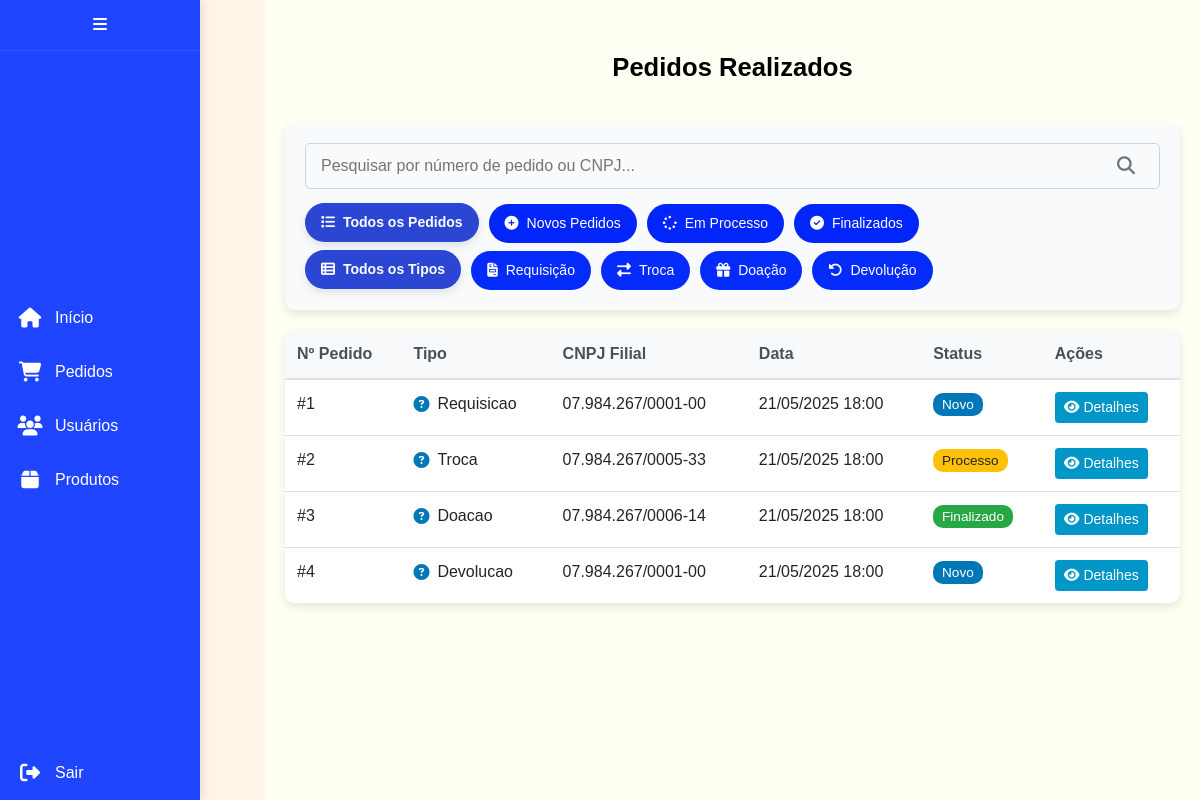
The page /pages/admin/pedidos.php (signed in) on the database its author committed.
### tables this page shows
CREATE TABLE pedidos (
    id INT AUTO_INCREMENT PRIMARY KEY,
    data DATETIME DEFAULT CURRENT_TIMESTAMP,
    tipo_pedido ENUM('requisicao', 'troca', 'doacao', 'devolucao') NOT NULL DEFAULT 'requisicao',
    status ENUM('novo', 'processo', 'finalizado') NOT NULL DEFAULT 'novo',
    filial_usuario_id INT,
    filial_destino_id INT,
    usuario_id INT,
    observacoes TEXT,
    data_processamento DATETIME,
    data_finalizacao DATETIME,
    data_atualizacao DATETIME DEFAULT CURRENT_TIMESTAMP ON UPDATE CURRENT_TIMESTAMP,
    FOREIGN KEY (filial_usuario_id) REFERENCES usuarios(id),
    FOREIGN KEY (filial_destino_id) REFERENCES usuarios(id),
    FOREIGN KEY (usuario_id) REFERENCES usuarios(id)
);

CREATE TABLE usuarios (
    id INT NOT NULL AUTO_INCREMENT PRIMARY KEY,
    username VARCHAR(255) NOT NULL,
    password VARCHAR(255) NOT NULL,
    tipo_usuario INT NOT NULL,
    cnpj VARCHAR(20),
    responsavel VARCHAR(255),
    endereco VARCHAR(255),
    cep VARCHAR(10),
    bairro VARCHAR(100),
    cidade VARCHAR(100),
    uf CHAR(2),
    nome VARCHAR(255),
    data_cadastro DATETIME DEFAULT CURRENT_TIMESTAMP,
    eh_filial BOOLEAN DEFAULT FALSE,
    nome_filial VARCHAR(255) NULL,
    estado CHAR(2) NULL,
    FOREIGN KEY (tipo_usuario) REFERENCES tipo_usuario(id)
);

### pages/admin/pedidos.php (the view, shortened to what this page needs)
<?php
require_once '../../includes/db.php';
?>
<!DOCTYPE html>
<html lang="pt-BR">
<head>
    <link href="https://stackpath.bootstrapcdn.com/bootstrap/4.5.2/css/bootstrap.min.css" rel="stylesheet">
    <link rel="stylesheet" href="https://cdnjs.cloudflare.com/ajax/libs/font-awesome/5.15.4/css/all.min.css">
    <link rel="stylesheet" href="https://cdnjs.cloudflare.com/ajax/libs/font-awesome/6.5.0/css/all.min.css">
    <link rel="stylesheet" href="../../css/pedidos.css">
</head>
<body>
    <div class="sidebar">
        <div class="sidebar-header">
            <i class="fas fa-bars"></i>
        </div>
        <div>
            <a href="dashboard.php">
                <i class="fas fa-home icon"></i>
                <span class="text">Início</span>
            </a>
            <a href="pedidos.php">
                <i class="fas fa-shopping-cart icon"></i>
                <span class="text">Pedidos</span>
            </a>
            <a href="usuarios.php">
                <i class="fas fa-users icon"></i>
                <span class="text">Usuários</span>
            </a>
            <a href="produtos.php">
                <i class="fas fa-box icon"></i>
                <span class="text">Produtos</span>
            </a>
        </div>
        <a href="../../logout/logout.php">
            <i class="fas fa-sign-out-alt icon"></i>
            <span class="text">Sair</span>
        </a>
    </div>
    <div class="content">
        <div class="header">
            <h1>Pedidos Realizados</h1>
        </div>
        <div class="main-content">
            <div class="search-container">
                <div class="search-wrapper">
                    <input type="text" id="searchInput" class="search-input" placeholder="Pesquisar por número de pedido ou CNPJ...">
                </div>
                <div class="filters-container">
                    <div class="filter-tag active" data-status="todos" onclick="filterByStatus(this)">
                        <i class="fas fa-list"></i>
                        Todos os Pedidos
                    </div>
                    <div class="filter-tag" data-status="novo" onclick="filterByStatus(this)">
                        <i class="fas fa-plus-circle"></i>
                        Novos Pedidos
                    </div>
                    <div class="filter-tag" data-status="processo" onclick="filterByStatus(this)">
                        <i class="fas fa-spinner"></i>
                        Em Processo
                    </div>
                    <div class="filter-tag" data-status="finalizado" onclick="filterByStatus(this)">
                        <i class="fas fa-check-circle"></i>
                        Finalizados
                    </div>
                </div>
                <div class="filters-container mt-2">
                    <div class="filter-tag2 active" data-tipo="todos" onclick="filterByType(this)">
                        <i class="fas fa-th-list"></i>
                        Todos os Tipos
                    </div>
                    <div class="filter-tag2" data-tipo="requisicao" onclick="filterByType(this)">
                        <i class="fas fa-file-invoice"></i>
                        Requisição
                    </div>
                    <div class="filter-tag2" data-tipo="troca" onclick="filterByType(this)">
                        <i class="fas fa-exchange-alt"></i>
                        Troca
                    </div>
                    <div class="filter-tag2" data-tipo="doacao" onclick="filterByType(this)">
                        <i class="fas fa-gift"></i>
                        Doação
                    </div>
                    <div class="filter-tag2" data-tipo="devolucao" onclick="filterByType(this)">
                        <i class="fas fa-undo-alt"></i>
                        Devolução
                    </div>
                </div>
            </div>
            <div class="pedidos-list-container">
                <table class="table table-hover pedidos-table">
                    <thead>
                        <tr>
                            <th scope="col">Nº Pedido</th>
                            <th scope="col">Tipo</th>
                            <th scope="col">CNPJ Filial</th>
                            <th scope="col">Data</th>
                            <th scope="col">Status</th>
                            <th scope="col">Ações</th>
                        </tr>
                    </thead>
                    <tbody id="pedidosList">
                        <?php
                        $query = "SELECT p.id, p.data, p.tipo_pedido, p.status, u.cnpj, u.nome_filial
                                  FROM pedidos p
                                  JOIN usuarios u ON p.filial_usuario_id = u.id
                                  WHERE u.eh_filial = TRUE
                                  ORDER BY p.data DESC";
                        $pedidos = $conn->query($query);
                        if ($pedidos->num_rows > 0):
                            while ($pedido = $pedidos->fetch_assoc()):
                                $tipoIconMap = [
                                    'requisicao' => '<i class="fas fa-file-invoice"></i>',
                                    'troca' => '<i class="fas fa-exchange-alt"></i>',
                                    'doacao' => '<i class="fas fa-gift"></i>',
                                    'devolucao' => '<i class="fas fa-undo-alt"></i>'
                                ];
                                $statusBadgeMap = [
                                    'novo' => 'badge-primary',
                                    'processo' => 'badge-warning',
                                    'finalizado' => 'badge-success'
                                ];
                                $tipoIcon = $tipoIconMap[$pedido['tipo_pedido']] ?? '<i class="fas fa-question-circle"></i>';
                                $statusBadge = $statusBadgeMap[$pedido['status']] ?? 'badge-secondary';
                                $cnpj = $pedido['cnpj'];
                        ?>
                        <tr class="pedido-row" data-status="<?= $pedido['status'] ?>" data-tipo="<?= $pedido['tipo_pedido'] ?>">
                            <td>#<?= $pedido['id'] ?></td>
                            <td>
                                <span class="tipo-pedido">
                                    <?= $tipoIcon ?>
                                    <?= ucfirst($pedido['tipo_pedido']) ?>
                                </span>
                            </td>
                            <td title="<?= $pedido['nome_filial'] ?>"><?= $cnpj ?></td>
                            <td><?= date('d/m/Y H:i', strtotime($pedido['data'])) ?></td>
                            <td>
                                <span class="badge <?= $statusBadge ?>">
                                    <?= ucfirst($pedido['status']) ?>
                                </span>
                            </td>
                            <td>
                                <a href="detalhes_pedido.php?id=<?= $pedido['id'] ?>" class="btn btn-sm btn-info">
                                    <i class="fas fa-eye"></i> Detalhes
                                </a>
                            </td>
                        </tr>
                        <?php
                            endwhile;
                        endif;
                        ?>
                    </tbody>
                </table>
            </div>
        </div>
    </div>
</body>
</html>

### css/pedidos.css (style rules this page uses)
body { display: flex; font-family: 'Arial', sans-serif; margin: 0; height: 100vh; background-color: #fff4e8; }
.sidebar { width: 60px; background-color: #2045ff; transition: width 0.3s; overflow: hidden; display: flex; flex-direction: column; justify-content: space-between; box-shadow: 2px 0 10px rgba(0, 0, 0, 0.1); }
.sidebar a { display: flex; align-items: center; padding: 15px; color: white; text-decoration: none; transition: background 0.3s; }
.sidebar-header { color: white; text-align: center; padding: 13px 0; border-bottom: 1px solid rgba(255, 255, 255, 0.1); }
.icon { color: white; font-size: 20px; width: 30px; text-align: center; margin-right: 10px; }
.text { display: none; }
.sidebar a .text { display: inline; opacity: 0; transition: opacity 0.3s; }
.content { flex: 1; padding: 0; background-color: #fffff3; display: flex; flex-direction: column; }
.header { margin-top: 2rem; padding: 20px; background-color: #fffff3; }
.header h1 { margin: 0; background-color: #fffff3; text-align: center; font-size: 1.6rem; color: #000000; font-weight: bold; }
.main-content { padding: 20px; flex: 1; overflow-y: auto; background-color: #fffff3; }
.search-container { background-color: white; border-radius: 10px; box-shadow: 0 4px 10px rgba(0, 0, 0, 0.1); padding: 20px; margin-bottom: 20px; width: 100%; background-color: #F8FAFC; }
.search-wrapper { position: relative; }
.search-input { border: 1px solid #ced4da; border-radius: 5px; padding: 10px 15px; width: 100%; transition: border-color 0.3s; background-color: #F8FAFC; padding-right: 40px; }
.filters-container { display: flex; gap: 10px; flex-wrap: wrap; margin-top: 15px; }
.filter-tag { background-color: #0226f9; color: #ffffff; border-radius: 25px; padding: 8px 15px; cursor: pointer; transition: all 0.3s; font-size: 14px; display: flex; align-items: center; border: 1px solid transparent; }
.filter-tag2 { background-color: #042bf9; color: #ffffff; border-radius: 25px; padding: 8px 15px; cursor: pointer; transition: all 0.3s; font-size: 14px; display: flex; align-items: center; border: 1px solid transparent; }
.filter-tag.active, .filter-tag2.active { background-color: #2b46d2; color: white; font-weight: bold; transform: translateY(-1px); box-shadow: 0 4px 8px rgba(0, 0, 0, 0.1); }
.filter-tag i, .filter-tag2 i { margin-right: 8px; }
.pedidos-list-container { background-color: white; border-radius: 10px; box-shadow: 0 4px 10px rgba(0, 0, 0, 0.1); overflow: hidden; }
.pedidos-table { margin-bottom: 0; background-color: white; }
.pedidos-table thead { background-color: #f8f9fa; }
.pedidos-table th { border-top: none; font-weight: 600; color: #495057; }
.pedido-row { cursor: pointer; transition: background-color 0.2s; }
.tipo-pedido { display: flex; align-items: center; gap: 8px; }
.tipo-pedido i { color: #0077B6; }
.badge { font-size: 85%; font-weight: 500; padding: 0.35em 0.65em; border-radius: 10px; }
.badge-primary { background-color: #0077B6; }
.badge-warning { background-color: #ffc107; color: #212529; }
.badge-success { background-color: #28a745; }
.btn-info { background-color: #0096C7; border-color: #0096C7; }
.pedidos-list-container { background-color: #fffff3; }

### rows shown on the page
pedidos: id "1", tipo_pedido "Requisicao", filial_usuario.cnpj "07.984.267/0001-00", data "21/05/2025 18:00", status "Novo"
pedidos: id "2", tipo_pedido "Troca", filial_usuario.cnpj "07.984.267/0005-33", data "21/05/2025 18:00", status "Processo"
pedidos: id "3", tipo_pedido "Doacao", filial_usuario.cnpj "07.984.267/0006-14", data "21/05/2025 18:00", status "Finalizado"
pedidos: id "4", tipo_pedido "Devolucao", filial_usuario.cnpj "07.984.267/0001-00", data "21/05/2025 18:00", status "Novo"
